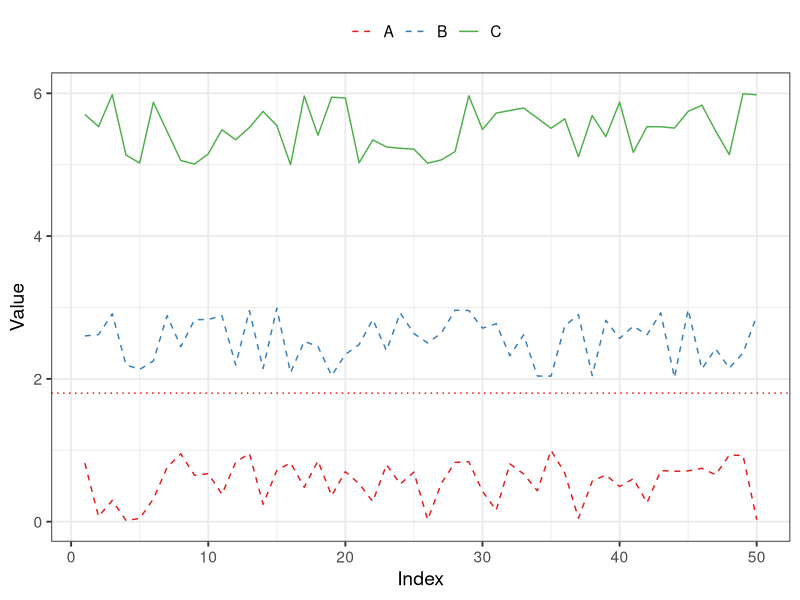
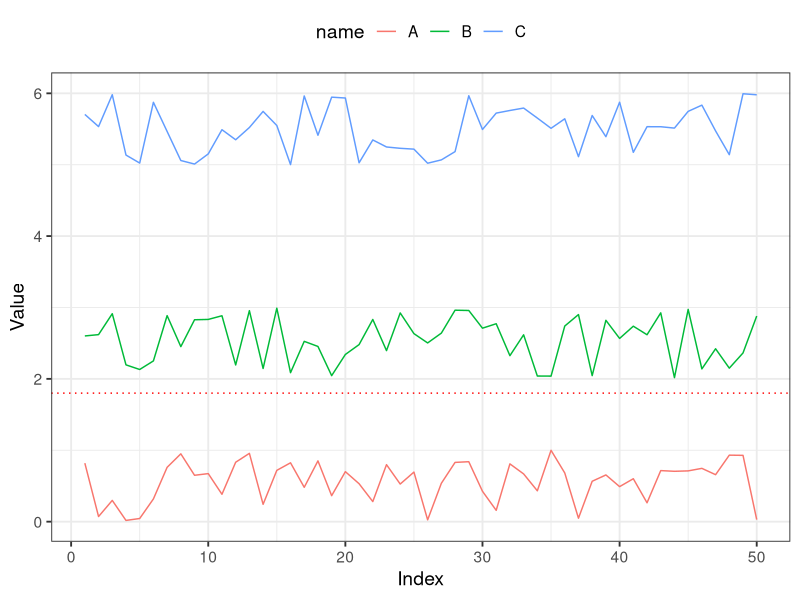

Generate these figures, in order, with R:
library(tidyverse)

tbl = tibble(index = 1:50, a = runif(50), b = runif(50, min = 2, max = 3),
  c = runif(50, min = 5, max = 6))
tbl

set1_colors = RColorBrewer::brewer.pal(n = 3, name = 'Set1')
tbl %>% ggplot(aes(x = index)) +
  geom_line(aes(y = a, color = 'A'), linetype = 'dashed') +
  geom_line(aes(y = b, color = 'B'), linetype = 'dashed') +
  geom_line(aes(y = c, color = 'C')) +
  scale_color_manual(name = '',
    values = c(
      'A' = set1_colors[1],
      'B' = set1_colors[2],
      'C' = set1_colors[3])) +
  geom_hline(yintercept = 1.8, linetype = 'dotted', color = 'red') +
  labs(x = 'Index', y = 'Value') +
  theme_bw(base_size = 14) + theme(legend.position = 'top')

# another way, more complicated
tbl %>% tidyr::pivot_longer(cols = c(everything(), -index),
  values_to = c('value')) %>%
  mutate(name = case_when(
    name == 'a' ~ 'A',
    name == 'b' ~ 'B',
    name == 'c' ~ 'C',
  )) %>%
  ggplot(aes(x = index, y = value, color = name)) +
  #scale_color_brewer(palette = 'Set1') +
  geom_line() +
  geom_hline(yintercept = 1.8, linetype = 'dotted', color = 'red') +
  labs(x = 'Index', y = 'Value') +
  theme_bw(base_size = 14) + theme(legend.position = 'top')


